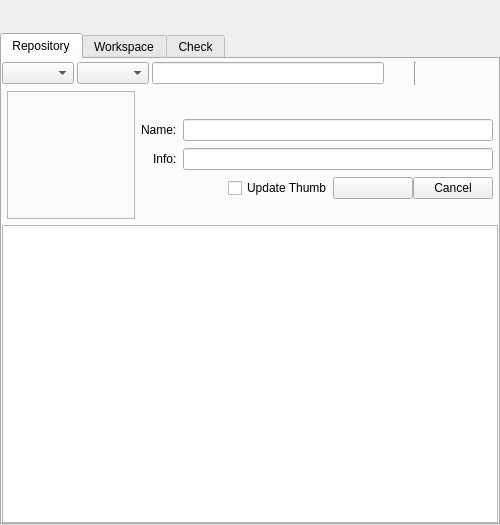
<?xml version="1.0" encoding="UTF-8"?>
<ui version="4.0">
 <class>Form</class>
 <widget class="QWidget" name="Form">
  <property name="geometry">
   <rect>
    <x>0</x>
    <y>0</y>
    <width>500</width>
    <height>525</height>
   </rect>
  </property>
  <property name="minimumSize">
   <size>
    <width>500</width>
    <height>0</height>
   </size>
  </property>
  <property name="windowTitle">
   <string>Form</string>
  </property>
  <layout class="QVBoxLayout" name="verticalLayout_3">
   <property name="spacing">
    <number>3</number>
   </property>
   <property name="leftMargin">
    <number>0</number>
   </property>
   <property name="topMargin">
    <number>0</number>
   </property>
   <property name="rightMargin">
    <number>0</number>
   </property>
   <property name="bottomMargin">
    <number>0</number>
   </property>
   <item>
    <widget class="QLabel" name="lbl_project">
     <property name="sizePolicy">
      <sizepolicy hsizetype="Preferred" vsizetype="Preferred">
       <horstretch>0</horstretch>
       <verstretch>0</verstretch>
      </sizepolicy>
     </property>
     <property name="minimumSize">
      <size>
       <width>0</width>
       <height>30</height>
      </size>
     </property>
     <property name="text">
      <string/>
     </property>
     <property name="alignment">
      <set>Qt::AlignCenter</set>
     </property>
    </widget>
   </item>
   <item>
    <widget class="QTabWidget" name="tw_main">
     <property name="tabPosition">
      <enum>QTabWidget::North</enum>
     </property>
     <property name="currentIndex">
      <number>0</number>
     </property>
     <property name="tabBarAutoHide">
      <bool>true</bool>
     </property>
     <widget class="QWidget" name="tab_asset">
      <attribute name="title">
       <string>Repository</string>
      </attribute>
      <layout class="QVBoxLayout" name="verticalLayout_2">
       <property name="spacing">
        <number>3</number>
       </property>
       <property name="leftMargin">
        <number>0</number>
       </property>
       <property name="topMargin">
        <number>3</number>
       </property>
       <property name="rightMargin">
        <number>0</number>
       </property>
       <property name="bottomMargin">
        <number>0</number>
       </property>
       <item>
        <layout class="QHBoxLayout" name="horizontalLayout_2">
         <property name="spacing">
          <number>3</number>
         </property>
         <item>
          <widget class="QComboBox" name="cb_genus"/>
         </item>
         <item>
          <widget class="QComboBox" name="cb_tag"/>
         </item>
         <item>
          <widget class="QLineEdit" name="le_filter"/>
         </item>
         <item>
          <widget class="QToolButton" name="tb_refresh">
           <property name="text">
            <string/>
           </property>
           <property name="autoRaise">
            <bool>true</bool>
           </property>
          </widget>
         </item>
         <item>
          <widget class="Line" name="line_3">
           <property name="orientation">
            <enum>Qt::Vertical</enum>
           </property>
          </widget>
         </item>
         <item>
          <widget class="QToolButton" name="tb_add">
           <property name="text">
            <string/>
           </property>
           <property name="autoRaise">
            <bool>true</bool>
           </property>
          </widget>
         </item>
         <item>
          <widget class="QToolButton" name="tb_delete">
           <property name="text">
            <string/>
           </property>
           <property name="autoRaise">
            <bool>true</bool>
           </property>
          </widget>
         </item>
         <item>
          <widget class="QToolButton" name="tb_connect">
           <property name="text">
            <string/>
           </property>
           <property name="autoRaise">
            <bool>true</bool>
           </property>
          </widget>
         </item>
        </layout>
       </item>
       <item>
        <widget class="QWidget" name="detail" native="true">
         <property name="minimumSize">
          <size>
           <width>0</width>
           <height>128</height>
          </size>
         </property>
         <property name="maximumSize">
          <size>
           <width>16777215</width>
           <height>134</height>
          </size>
         </property>
         <layout class="QHBoxLayout" name="horizontalLayout_5">
          <property name="leftMargin">
           <number>5</number>
          </property>
          <property name="topMargin">
           <number>3</number>
          </property>
          <property name="rightMargin">
           <number>5</number>
          </property>
          <property name="bottomMargin">
           <number>3</number>
          </property>
          <item>
           <widget class="QLabel" name="lbl_thumb">
            <property name="minimumSize">
             <size>
              <width>128</width>
              <height>128</height>
             </size>
            </property>
            <property name="maximumSize">
             <size>
              <width>128</width>
              <height>128</height>
             </size>
            </property>
            <property name="frameShape">
             <enum>QFrame::StyledPanel</enum>
            </property>
            <property name="frameShadow">
             <enum>QFrame::Sunken</enum>
            </property>
            <property name="text">
             <string/>
            </property>
            <property name="scaledContents">
             <bool>true</bool>
            </property>
           </widget>
          </item>
          <item>
           <layout class="QFormLayout" name="formLayout">
            <property name="labelAlignment">
             <set>Qt::AlignRight|Qt::AlignTrailing|Qt::AlignVCenter</set>
            </property>
            <property name="verticalSpacing">
             <number>7</number>
            </property>
            <item row="1" column="1">
             <widget class="QLineEdit" name="le_name"/>
            </item>
            <item row="2" column="1">
             <widget class="QLineEdit" name="le_info"/>
            </item>
            <item row="3" column="1">
             <layout class="QHBoxLayout" name="horizontalLayout_3">
              <item>
               <spacer name="horizontalSpacer_2">
                <property name="orientation">
                 <enum>Qt::Horizontal</enum>
                </property>
                <property name="sizeHint" stdset="0">
                 <size>
                  <width>40</width>
                  <height>20</height>
                 </size>
                </property>
               </spacer>
              </item>
              <item>
               <widget class="QCheckBox" name="cb_thumb">
                <property name="text">
                 <string>Update Thumb</string>
                </property>
               </widget>
              </item>
              <item>
               <widget class="QPushButton" name="btn_apply">
                <property name="minimumSize">
                 <size>
                  <width>80</width>
                  <height>0</height>
                 </size>
                </property>
                <property name="text">
                 <string/>
                </property>
               </widget>
              </item>
              <item>
               <widget class="QPushButton" name="btn_cancel">
                <property name="minimumSize">
                 <size>
                  <width>80</width>
                  <height>0</height>
                 </size>
                </property>
                <property name="text">
                 <string>Cancel</string>
                </property>
               </widget>
              </item>
             </layout>
            </item>
            <item row="1" column="0">
             <widget class="QLabel" name="label_3">
              <property name="text">
               <string>Name:</string>
              </property>
             </widget>
            </item>
            <item row="2" column="0">
             <widget class="QLabel" name="label_4">
              <property name="text">
               <string>Info:</string>
              </property>
             </widget>
            </item>
            <item row="0" column="0" colspan="2">
             <widget class="QLabel" name="lbl_add">
              <property name="minimumSize">
               <size>
                <width>0</width>
                <height>21</height>
               </size>
              </property>
              <property name="text">
               <string/>
              </property>
              <property name="alignment">
               <set>Qt::AlignCenter</set>
              </property>
             </widget>
            </item>
           </layout>
          </item>
         </layout>
        </widget>
       </item>
       <item>
        <widget class="QListView" name="lv_asset"/>
       </item>
      </layout>
     </widget>
     <widget class="QWidget" name="tab_workspace">
      <attribute name="title">
       <string>Workspace</string>
      </attribute>
      <layout class="QVBoxLayout" name="verticalLayout">
       <property name="spacing">
        <number>0</number>
       </property>
       <property name="leftMargin">
        <number>0</number>
       </property>
       <property name="topMargin">
        <number>3</number>
       </property>
       <property name="rightMargin">
        <number>0</number>
       </property>
       <property name="bottomMargin">
        <number>0</number>
       </property>
       <item>
        <layout class="QHBoxLayout" name="horizontalLayout">
         <property name="spacing">
          <number>3</number>
         </property>
         <item>
          <widget class="Line" name="line">
           <property name="orientation">
            <enum>Qt::Vertical</enum>
           </property>
          </widget>
         </item>
         <item>
          <widget class="QToolButton" name="tb_checkin">
           <property name="text">
            <string/>
           </property>
           <property name="autoRaise">
            <bool>true</bool>
           </property>
          </widget>
         </item>
         <item>
          <widget class="Line" name="line_2">
           <property name="orientation">
            <enum>Qt::Vertical</enum>
           </property>
          </widget>
         </item>
         <item>
          <widget class="QToolButton" name="tb_renew">
           <property name="text">
            <string/>
           </property>
           <property name="autoRaise">
            <bool>true</bool>
           </property>
          </widget>
         </item>
         <item>
          <spacer name="horizontalSpacer">
           <property name="orientation">
            <enum>Qt::Horizontal</enum>
           </property>
           <property name="sizeHint" stdset="0">
            <size>
             <width>40</width>
             <height>20</height>
            </size>
           </property>
          </spacer>
         </item>
        </layout>
       </item>
       <item>
        <widget class="QListWidget" name="lw_task"/>
       </item>
      </layout>
     </widget>
     <widget class="QWidget" name="tab_check">
      <attribute name="title">
       <string>Check</string>
      </attribute>
      <layout class="QVBoxLayout" name="verticalLayout_6" stretch="1,0,0,0">
       <property name="leftMargin">
        <number>0</number>
       </property>
       <property name="topMargin">
        <number>3</number>
       </property>
       <property name="rightMargin">
        <number>0</number>
       </property>
       <property name="bottomMargin">
        <number>3</number>
       </property>
       <item>
        <widget class="QTreeView" name="tv_plugin">
         <property name="indentation">
          <number>15</number>
         </property>
         <property name="headerHidden">
          <bool>true</bool>
         </property>
        </widget>
       </item>
       <item>
        <widget class="QLabel" name="lbl_doc">
         <property name="minimumSize">
          <size>
           <width>0</width>
           <height>80</height>
          </size>
         </property>
         <property name="text">
          <string/>
         </property>
         <property name="alignment">
          <set>Qt::AlignLeading|Qt::AlignLeft|Qt::AlignVCenter</set>
         </property>
         <property name="wordWrap">
          <bool>true</bool>
         </property>
        </widget>
       </item>
       <item>
        <widget class="QPlainTextEdit" name="te_comment">
         <property name="sizePolicy">
          <sizepolicy hsizetype="Expanding" vsizetype="Preferred">
           <horstretch>0</horstretch>
           <verstretch>0</verstretch>
          </sizepolicy>
         </property>
         <property name="maximumSize">
          <size>
           <width>16777215</width>
           <height>89</height>
          </size>
         </property>
         <property name="documentTitle">
          <string/>
         </property>
         <property name="placeholderText">
          <string>Comment</string>
         </property>
        </widget>
       </item>
       <item>
        <layout class="QHBoxLayout" name="horizontalLayout_4">
         <item>
          <widget class="QPushButton" name="btn_check">
           <property name="text">
            <string>Check All</string>
           </property>
          </widget>
         </item>
         <item>
          <widget class="QPushButton" name="btn_export">
           <property name="text">
            <string>Export FBX</string>
           </property>
          </widget>
         </item>
         <item>
          <widget class="QPushButton" name="btn_submit">
           <property name="enabled">
            <bool>false</bool>
           </property>
           <property name="text">
            <string>Submit</string>
           </property>
          </widget>
         </item>
        </layout>
       </item>
      </layout>
     </widget>
    </widget>
   </item>
  </layout>
 </widget>
 <resources/>
 <connections/>
</ui>
